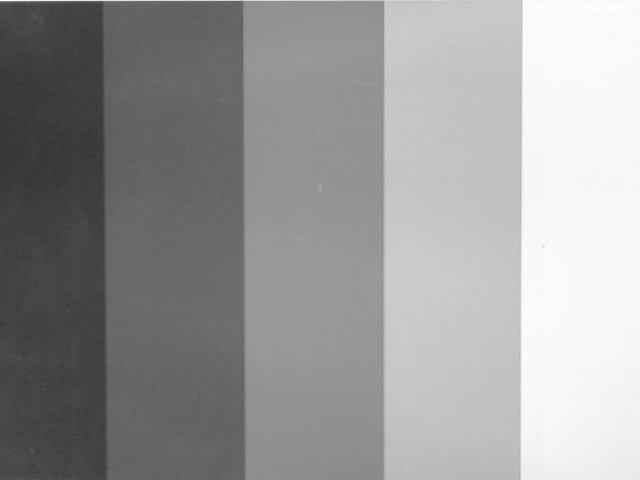
#> input picture Aufgabe02/Messungen/grauwertkeil.png, 640 x 480 px
$ jupyter execute versuch_2.ipynb
#> lines starting #> are read from the running program, lines starting #| are printed output that depends on the picture; long printed decimals are rounded
[cell 1]
import sys

import cv2
import numpy as np
import matplotlib.pyplot as plt
import concurrent.futures

[cell 2]
COLOR_STD = 0.2
image = cv2.imread('Messungen/grauwertkeil.png', cv2.IMREAD_GRAYSCALE)
#> image is the input picture: shape (480, 640); min 50, max 254, mean 153.3
steps = []

start =  [10, 110, 250, 390, 520]
end =    [90, 230, 370, 510, 620]

for i in range(5):
    steps.append(image[20:460, start[i]:end[i]])
#> after the loop, steps = 5 items

print("\t\tmean\t\t\tstd")
for index, step in enumerate(steps):
    step_array = np.array(step)
    print(f"{index+1}\t{np.mean(step_array)}\t {np.std(step_array)}")
#> this loop made 5 passes
#| 1	64.986	 4.595
#| 2	102.412	 2.955
#| 3	148.651	 3.072
#| 4	196.478	 3.439
#| 5	246.707	 6.558
#> pass 1, `step_array = np.array(step)`:
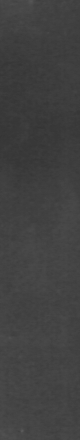
#> step_array: shape (440, 80); min 52, max 89, mean 65
#> pass 2, `step_array = np.array(step)`:
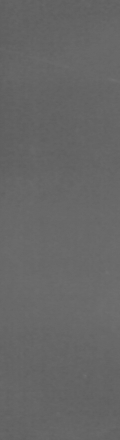
#> step_array: shape (440, 120); min 94, max 113, mean 102.4
#> pass 3, `step_array = np.array(step)`:
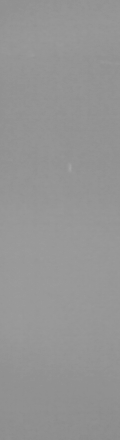
#> step_array: shape (440, 120); min 138, max 163, mean 148.7
#> after the loop:
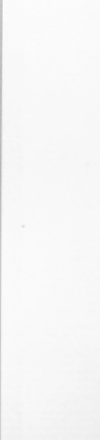
#> step_array: shape (440, 100); min 177, max 254, mean 246.7
